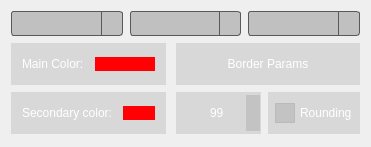
        <widget class="QWidget" name="page_figure">
         <property name="sizePolicy">
          <sizepolicy hsizetype="Maximum" vsizetype="Maximum">
           <horstretch>0</horstretch>
           <verstretch>0</verstretch>
          </sizepolicy>
         </property>
         <layout class="QGridLayout" name="gridLayout_17">
          <item row="0" column="0">
           <widget class="QWidget" name="page_figure_style_background" native="true">
            <property name="sizePolicy">
             <sizepolicy hsizetype="Maximum" vsizetype="Maximum">
              <horstretch>0</horstretch>
              <verstretch>0</verstretch>
             </sizepolicy>
            </property>
            <property name="styleSheet">
             <string notr="true">background-color: rgba(0, 0, 0, 0);
border-radius: 0px;</string>
            </property>
            <layout class="QGridLayout" name="gridLayout_25">
             <property name="leftMargin">
              <number>0</number>
             </property>
             <property name="topMargin">
              <number>0</number>
             </property>
             <property name="rightMargin">
              <number>0</number>
             </property>
             <property name="bottomMargin">
              <number>0</number>
             </property>
             <item row="0" column="0">
              <widget class="QWidget" name="widget_2" native="true">
               <property name="styleSheet">
                <string notr="true">background-color: rgba(0, 0, 0, 0);</string>
               </property>
               <layout class="QGridLayout" name="gridLayout_26">
                <property name="leftMargin">
                 <number>0</number>
                </property>
                <property name="topMargin">
                 <number>0</number>
                </property>
                <property name="rightMargin">
                 <number>0</number>
                </property>
                <property name="bottomMargin">
                 <number>0</number>
                </property>
                <property name="spacing">
                 <number>7</number>
                </property>
                <item row="0" column="2">
                 <widget class="QComboBox" name="figure_style_border">
                  <property name="sizePolicy">
                   <sizepolicy hsizetype="Minimum" vsizetype="Minimum">
                    <horstretch>0</horstretch>
                    <verstretch>0</verstretch>
                   </sizepolicy>
                  </property>
                  <property name="minimumSize">
                   <size>
                    <width>0</width>
                    <height>25</height>
                   </size>
                  </property>
                  <property name="styleSheet">
                   <string notr="true">QComboBox {
	border: 1px solid #565a5e;
	border-radius: 3px;
	padding: 1px 18px 1px 3px;
    background-color: rgba(0, 0, 0, 50);
    color: rgb(255, 255, 255);
}

QComboBox::drop-down {
    subcontrol-origin: padding;
    subcontrol-position: top right;
    width: 20px;

    border-left-width: 1px;
    border-left-color: #565a5e;
    border-left-style: solid;
}

QComboBox::down-arrow {
	border-image: url(:/ComboBox/Resourse/ComboBox/Arrow-Down.png);
}

QComboBox::down-arrow:on {
	border-image: url(:/ComboBox/Resourse/ComboBox/Arrow-Up.png);
}

QComboBox QAbstractItemView {
    border: 1px solid #565a5e;
    border-radius: 3px;
    background-color: #2e3033;
    color: rgb(255, 255, 255);
    selection-background-color: #3e4145;
}

QComboBox::item {
    padding: 5px;
}

QComboBox::item:selected {
    background-color: #3e4145;
}</string>
                  </property>
                  <property name="maxVisibleItems">
                   <number>5</number>
                  </property>
                  <property name="sizeAdjustPolicy">
                   <enum>QComboBox::AdjustToContentsOnFirstShow</enum>
                  </property>
                  <property name="iconSize">
                   <size>
                    <width>80</width>
                    <height>15</height>
                   </size>
                  </property>
                  <property name="frame">
                   <bool>true</bool>
                  </property>
                 </widget>
                </item>
                <item row="0" column="1">
                 <widget class="QComboBox" name="figure_patern">
                  <property name="sizePolicy">
                   <sizepolicy hsizetype="Minimum" vsizetype="Minimum">
                    <horstretch>0</horstretch>
                    <verstretch>0</verstretch>
                   </sizepolicy>
                  </property>
                  <property name="minimumSize">
                   <size>
                    <width>0</width>
                    <height>25</height>
                   </size>
                  </property>
                  <property name="styleSheet">
                   <string notr="true">QComboBox {
	border: 1px solid #565a5e;
	border-radius: 3px;
	padding: 1px 18px 1px 3px;
    background-color: rgba(0, 0, 0, 50);
    color: rgb(255, 255, 255);
}

QComboBox::drop-down {
    subcontrol-origin: padding;
    subcontrol-position: top right;
    width: 20px;

    border-left-width: 1px;
    border-left-color: #565a5e;
    border-left-style: solid;
}

QComboBox::down-arrow {
	border-image: url(:/ComboBox/Resourse/ComboBox/Arrow-Down.png);
}

QComboBox::down-arrow:on {
	border-image: url(:/ComboBox/Resourse/ComboBox/Arrow-Up.png);
}

QComboBox QAbstractItemView {
    border: 1px solid #565a5e;
    border-radius: 3px;
    background-color: #2e3033;
    color: rgb(255, 255, 255);
    selection-background-color: #3e4145;
}

QComboBox::item {
    padding: 5px;
}

QComboBox::item:selected {
    background-color: #3e4145;
}</string>
                  </property>
                  <property name="maxVisibleItems">
                   <number>5</number>
                  </property>
                  <property name="iconSize">
                   <size>
                    <width>80</width>
                    <height>25</height>
                   </size>
                  </property>
                 </widget>
                </item>
                <item row="0" column="0">
                 <widget class="QComboBox" name="figure_type">
                  <property name="sizePolicy">
                   <sizepolicy hsizetype="Minimum" vsizetype="Minimum">
                    <horstretch>0</horstretch>
                    <verstretch>0</verstretch>
                   </sizepolicy>
                  </property>
                  <property name="minimumSize">
                   <size>
                    <width>0</width>
                    <height>25</height>
                   </size>
                  </property>
                  <property name="styleSheet">
                   <string notr="true">QComboBox {
	border: 1px solid #565a5e;
	border-radius: 3px;
	padding: 1px 18px 1px 3px;
    background-color: rgba(0, 0, 0, 50);
    color: rgb(255, 255, 255);
}

QComboBox::drop-down {
    subcontrol-origin: padding;
    subcontrol-position: top right;
    width: 20px;

    border-left-width: 1px;
    border-left-color: #565a5e;
    border-left-style: solid;
}

QComboBox::down-arrow {
	border-image: url(:/ComboBox/Resourse/ComboBox/Arrow-Down.png);
}

QComboBox::down-arrow:on {
	border-image: url(:/ComboBox/Resourse/ComboBox/Arrow-Up.png);
}

QComboBox QAbstractItemView {
    border: 1px solid #565a5e;
    border-radius: 3px;
    background-color: #2e3033;
    color: rgb(255, 255, 255);
    selection-background-color: #3e4145;
}

QComboBox::item {
    padding: 5px;
}

QComboBox::item:selected {
    background-color: #3e4145;
}</string>
                  </property>
                  <property name="maxVisibleItems">
                   <number>5</number>
                  </property>
                  <property name="iconSize">
                   <size>
                    <width>80</width>
                    <height>25</height>
                   </size>
                  </property>
                 </widget>
                </item>
                <item row="1" column="0" colspan="3">
                 <widget class="QWidget" name="widget_3" native="true">
                  <property name="styleSheet">
                   <string notr="true">background-color: rgba(0, 0, 0, 0);</string>
                  </property>
                  <layout class="QGridLayout" name="gridLayout_24">
                   <property name="sizeConstraint">
                    <enum>QLayout::SetMaximumSize</enum>
                   </property>
                   <property name="leftMargin">
                    <number>0</number>
                   </property>
                   <property name="topMargin">
                    <number>0</number>
                   </property>
                   <property name="rightMargin">
                    <number>0</number>
                   </property>
                   <property name="bottomMargin">
                    <number>0</number>
                   </property>
                   <property name="spacing">
                    <number>7</number>
                   </property>
                   <item row="0" column="2" rowspan="2">
                    <widget class="QWidget" name="widget_4" native="true">
                     <property name="sizePolicy">
                      <sizepolicy hsizetype="Preferred" vsizetype="Preferred">
                       <horstretch>0</horstretch>
                       <verstretch>0</verstretch>
                      </sizepolicy>
                     </property>
                     <property name="maximumSize">
                      <size>
                       <width>16777215</width>
                       <height>16777215</height>
                      </size>
                     </property>
                     <property name="styleSheet">
                      <string notr="true">background-color: rgba(0, 0, 0, 0);</string>
                     </property>
                     <layout class="QGridLayout" name="gridLayout_28">
                      <property name="leftMargin">
                       <number>0</number>
                      </property>
                      <property name="topMargin">
                       <number>0</number>
                      </property>
                      <property name="rightMargin">
                       <number>0</number>
                      </property>
                      <property name="bottomMargin">
                       <number>0</number>
                      </property>
                      <property name="spacing">
                       <number>7</number>
                      </property>
                      <item row="2" column="1">
                       <spacer name="verticalSpacer_2">
                        <property name="orientation">
                         <enum>Qt::Vertical</enum>
                        </property>
                        <property name="sizeHint" stdset="0">
                         <size>
                          <width>20</width>
                          <height>2</height>
                         </size>
                        </property>
                       </spacer>
                      </item>
                      <item row="0" column="0" rowspan="2">
                       <spacer name="horizontalSpacer_3">
                        <property name="orientation">
                         <enum>Qt::Horizontal</enum>
                        </property>
                        <property name="sizeType">
                         <enum>QSizePolicy::Expanding</enum>
                        </property>
                        <property name="sizeHint" stdset="0">
                         <size>
                          <width>3</width>
                          <height>0</height>
                         </size>
                        </property>
                       </spacer>
                      </item>
                      <item row="1" column="1">
                       <widget class="QSpinBox" name="figure_burder_size">
                        <property name="sizePolicy">
                         <sizepolicy hsizetype="Maximum" vsizetype="Maximum">
                          <horstretch>0</horstretch>
                          <verstretch>0</verstretch>
                         </sizepolicy>
                        </property>
                        <property name="minimumSize">
                         <size>
                          <width>85</width>
                          <height>42</height>
                         </size>
                        </property>
                        <property name="maximumSize">
                         <size>
                          <width>85</width>
                          <height>42</height>
                         </size>
                        </property>
                        <property name="styleSheet">
                         <string notr="true">QSpinBox {
    padding-left: 11px;

	color: rgb(255, 255, 255);
	background-color: rgba(0, 0, 0, 25);

	border-style: outset;
	border-radius: 0px;
}
</string>
                        </property>
                        <property name="alignment">
                         <set>Qt::AlignCenter</set>
                        </property>
                        <property name="minimum">
                         <number>1</number>
                        </property>
                        <property name="value">
                         <number>99</number>
                        </property>
                       </widget>
                      </item>
                      <item row="0" column="1" colspan="2">
                       <widget class="QLabel" name="label">
                        <property name="sizePolicy">
                         <sizepolicy hsizetype="Minimum" vsizetype="Maximum">
                          <horstretch>0</horstretch>
                          <verstretch>0</verstretch>
                         </sizepolicy>
                        </property>
                        <property name="minimumSize">
                         <size>
                          <width>85</width>
                          <height>42</height>
                         </size>
                        </property>
                        <property name="maximumSize">
                         <size>
                          <width>16777215</width>
                          <height>16777215</height>
                         </size>
                        </property>
                        <property name="styleSheet">
                         <string notr="true">background-color: rgba(0, 0, 0, 25);
color: rgb(255, 255, 255);
</string>
                        </property>
                        <property name="frameShape">
                         <enum>QFrame::NoFrame</enum>
                        </property>
                        <property name="frameShadow">
                         <enum>QFrame::Plain</enum>
                        </property>
                        <property name="text">
                         <string>Border Params</string>
                        </property>
                        <property name="textFormat">
                         <enum>Qt::AutoText</enum>
                        </property>
                        <property name="scaledContents">
                         <bool>false</bool>
                        </property>
                        <property name="alignment">
                         <set>Qt::AlignCenter</set>
                        </property>
                        <property name="margin">
                         <number>0</number>
                        </property>
                       </widget>
                      </item>
                      <item row="1" column="2">
                       <widget class="QCheckBox" name="figure_border_rounding">
                        <property name="sizePolicy">
                         <sizepolicy hsizetype="Maximum" vsizetype="Maximum">
                          <horstretch>0</horstretch>
                          <verstretch>0</verstretch>
                         </sizepolicy>
                        </property>
                        <property name="minimumSize">
                         <size>
                          <width>0</width>
                          <height>42</height>
                         </size>
                        </property>
                        <property name="styleSheet">
                         <string notr="true">QCheckBox {
    spacing: 5px;
	padding-left: 7px;
	padding-right: 7px;
    color: rgb(255, 255, 255);
    background-color: rgba(0, 0, 0, 25);
    font: 9pt &quot;Segoe UI&quot;;
}

QCheckBox::indicator {
    width: 20px;
    height: 20px;
}

QCheckBox::indicator:unchecked {    
    image: url(:/CheckBox/Resourse/CheckBox/CheckBox_Unchecked.png);
}

QCheckBox::indicator:unchecked:hover {
    image: url(:/CheckBox/Resourse/CheckBox/CheckBox_Unchecked_Hover.png);
}

QCheckBox::indicator:unchecked:pressed {
    image: url(:/CheckBox/Resourse/CheckBox/CheckBox_Checked_Pressed.png);
}

QCheckBox::indicator:checked {
    image: url(:/CheckBox/Resourse/CheckBox/CheckBox_Checked.png);
}

QCheckBox::indicator:checked:hover {
    image: url(:/CheckBox/Resourse/CheckBox/CheckBox_Checked_Hover.png);
}

QCheckBox::indicator:checked:pressed {
    image: url(:/CheckBox/Resourse/CheckBox/CheckBox_Unchecked_Pressed.png);
}

QCheckBox::indicator:indeterminate:hover {
    image: url(:/CheckBox/Resourse/CheckBox/CheckBox_Indeterminate.png);
}</string>
                        </property>
                        <property name="text">
                         <string>Rounding</string>
                        </property>
                       </widget>
                      </item>
                     </layout>
                    </widget>
                   </item>
                   <item row="0" column="0" colspan="2">
                    <widget class="QWidget" name="widget_5" native="true">
                     <property name="sizePolicy">
                      <sizepolicy hsizetype="Preferred" vsizetype="Preferred">
                       <horstretch>1</horstretch>
                       <verstretch>0</verstretch>
                      </sizepolicy>
                     </property>
                     <property name="maximumSize">
                      <size>
                       <width>16777215</width>
                       <height>16777215</height>
                      </size>
                     </property>
                     <property name="styleSheet">
                      <string notr="true">background-color: rgba(0, 0, 0, 0);</string>
                     </property>
                     <layout class="QGridLayout" name="gridLayout_29">
                      <property name="leftMargin">
                       <number>0</number>
                      </property>
                      <property name="topMargin">
                       <number>0</number>
                      </property>
                      <property name="rightMargin">
                       <number>0</number>
                      </property>
                      <property name="bottomMargin">
                       <number>0</number>
                      </property>
                      <property name="horizontalSpacing">
                       <number>0</number>
                      </property>
                      <property name="verticalSpacing">
                       <number>7</number>
                      </property>
                      <item row="0" column="0">
                       <widget class="QWidget" name="page_figure_color_background" native="true">
                        <property name="sizePolicy">
                         <sizepolicy hsizetype="Minimum" vsizetype="Maximum">
                          <horstretch>0</horstretch>
                          <verstretch>0</verstretch>
                         </sizepolicy>
                        </property>
                        <property name="minimumSize">
                         <size>
                          <width>0</width>
                          <height>42</height>
                         </size>
                        </property>
                        <property name="maximumSize">
                         <size>
                          <width>16777215</width>
                          <height>42</height>
                         </size>
                        </property>
                        <property name="styleSheet">
                         <string notr="true">background-color: rgba(0, 0, 0, 25);
border-radius: 0px;</string>
                        </property>
                        <layout class="QGridLayout" name="gridLayout_23">
                         <property name="leftMargin">
                          <number>11</number>
                         </property>
                         <property name="topMargin">
                          <number>11</number>
                         </property>
                         <property name="rightMargin">
                          <number>11</number>
                         </property>
                         <property name="bottomMargin">
                          <number>11</number>
                         </property>
                         <property name="spacing">
                          <number>11</number>
                         </property>
                         <item row="0" column="1">
                          <widget class="QPushButton" name="figure_color">
                           <property name="sizePolicy">
                            <sizepolicy hsizetype="Minimum" vsizetype="Maximum">
                             <horstretch>0</horstretch>
                             <verstretch>0</verstretch>
                            </sizepolicy>
                           </property>
                           <property name="layoutDirection">
                            <enum>Qt::LeftToRight</enum>
                           </property>
                           <property name="styleSheet">
                            <string notr="true">background-color: rgb(255, 0, 4);
border-radius: 0px;</string>
                           </property>
                           <property name="text">
                            <string/>
                           </property>
                          </widget>
                         </item>
                         <item row="0" column="0">
                          <widget class="QLabel" name="figure_color_label">
                           <property name="sizePolicy">
                            <sizepolicy hsizetype="Maximum" vsizetype="Maximum">
                             <horstretch>0</horstretch>
                             <verstretch>0</verstretch>
                            </sizepolicy>
                           </property>
                           <property name="styleSheet">
                            <string notr="true">background-color: rgba(0, 0, 0, 0);
color: rgb(255, 255, 255);</string>
                           </property>
                           <property name="text">
                            <string>Main Color:</string>
                           </property>
                          </widget>
                         </item>
                        </layout>
                       </widget>
                      </item>
                      <item row="1" column="0">
                       <widget class="QWidget" name="page_figure_secondary_color_background" native="true">
                        <property name="sizePolicy">
                         <sizepolicy hsizetype="Minimum" vsizetype="Maximum">
                          <horstretch>0</horstretch>
                          <verstretch>0</verstretch>
                         </sizepolicy>
                        </property>
                        <property name="minimumSize">
                         <size>
                          <width>0</width>
                          <height>42</height>
                         </size>
                        </property>
                        <property name="styleSheet">
                         <string notr="true">background-color: rgba(0, 0, 0, 25);
border-radius: 0px;</string>
                        </property>
                        <layout class="QGridLayout" name="gridLayout_27">
                         <property name="leftMargin">
                          <number>11</number>
                         </property>
                         <property name="topMargin">
                          <number>11</number>
                         </property>
                         <property name="rightMargin">
                          <number>11</number>
                         </property>
                         <property name="bottomMargin">
                          <number>11</number>
                         </property>
                         <property name="spacing">
                          <number>11</number>
                         </property>
                         <item row="0" column="1">
                          <widget class="QPushButton" name="figure_secondary_color">
                           <property name="sizePolicy">
                            <sizepolicy hsizetype="Minimum" vsizetype="Maximum">
                             <horstretch>0</horstretch>
                             <verstretch>0</verstretch>
                            </sizepolicy>
                           </property>
                           <property name="styleSheet">
                            <string notr="true">background-color: rgb(255, 0, 4);
border-radius: 0px;</string>
                           </property>
                           <property name="text">
                            <string/>
                           </property>
                          </widget>
                         </item>
                         <item row="0" column="0">
                          <widget class="QLabel" name="figure_secondary_color_label">
                           <property name="sizePolicy">
                            <sizepolicy hsizetype="Maximum" vsizetype="Maximum">
                             <horstretch>0</horstretch>
                             <verstretch>0</verstretch>
                            </sizepolicy>
                           </property>
                           <property name="styleSheet">
                            <string notr="true">background-color: rgba(0, 0, 0, 0);
color: rgb(255, 255, 255);</string>
                           </property>
                           <property name="text">
                            <string>Secondary color:</string>
                           </property>
                          </widget>
                         </item>
                        </layout>
                       </widget>
                      </item>
                     </layout>
                    </widget>
                   </item>
                   <item row="1" column="0" colspan="2">
                    <spacer name="verticalSpacer_3">
                     <property name="orientation">
                      <enum>Qt::Vertical</enum>
                     </property>
                     <property name="sizeHint" stdset="0">
                      <size>
                       <width>20</width>
                       <height>2</height>
                      </size>
                     </property>
                    </spacer>
                   </item>
                  </layout>
                 </widget>
                </item>
               </layout>
              </widget>
             </item>
            </layout>
           </widget>
          </item>
         </layout>
        </widget>
